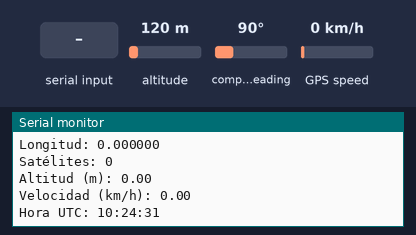
Simulated run of this program. Board: Arduino Uno, built with avr-gcc and run on an emulated ATmega328P. Parts: the last lines printed to the serial monitor. The test bench sets the inputs (shaded band); at power-on: altitude 120 m, compass heading 90°, GPS speed 0 km/h. The GPS gets a fix after 3 s at 37.7749, -122.4194 with 8 satellites.

Above: at 1.2 s.
1.3 s: altitude set to 20 m
At 2.8 s:
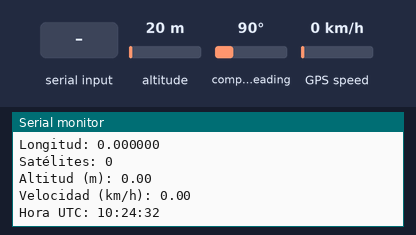
4.5 s: "1" received over the second serial link
At 4.9 s:
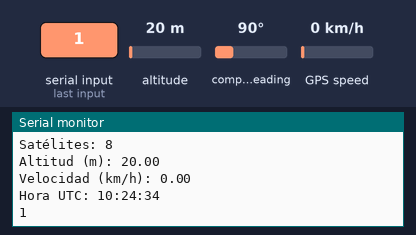
7.5 s: compass heading set to 269°
At 8.7 s:
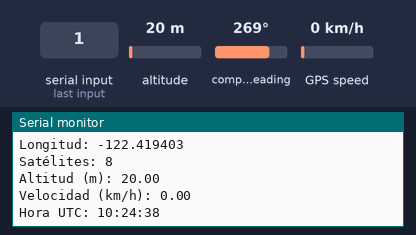
10.5 s: GPS speed set to 2 km/h
At 11.8 s:
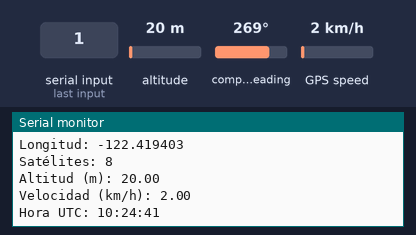
12.0 s: compass heading set to 7°
At 12.8 s:
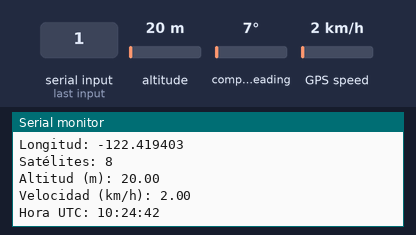
13.5 s: GPS speed set to 60 km/h
At 14.5 s:
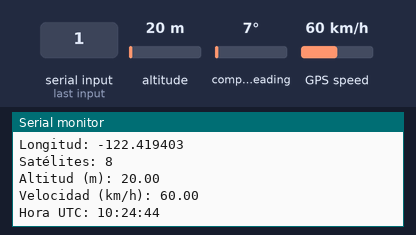
Timing chart, 0 to 16.5 s (numbered marks = the images above; inputs shaded):
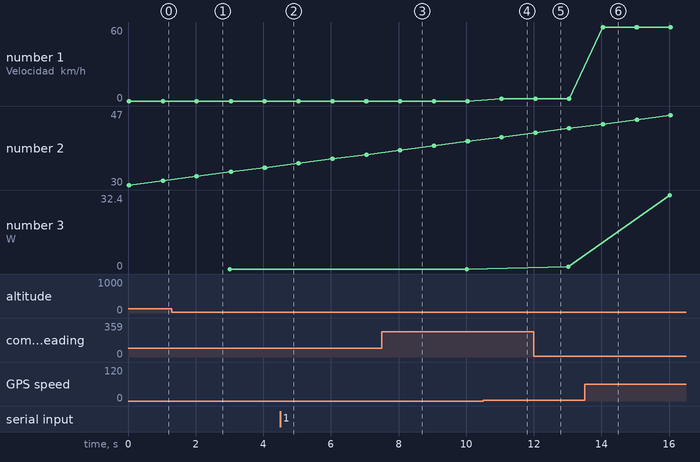

Measured:
- after the input at 1.3 s, the serial monitor: prints a new line after 0.73 s (image 1)
- after the input at 4.5 s, the serial monitor: prints a new line at once (image 2)
- after the input at 7.5 s, the serial monitor: prints a new line after 0.51 s (image 3)
- after the input at 10.5 s, the serial monitor: prints a new line after 0.51 s (image 4)
- after the input at 12.0 s, the serial monitor: prints a new line at once (image 5)
- after the input at 13.5 s, the serial monitor: prints a new line after 0.51 s (image 6)
- plotted number 1: 0 → 2 after the input at 10.5 s, 2 → 60 after the input at 13.5 s
- plotted number 3: 1.08 → 32.4 after the input at 13.5 s

The program:

main.cpp
```cpp
#include <Arduino.h>
#include <TinyGPS++.h>

#include <SoftwareSerial.h>

// Pines para comunicación GPS
#define RXPin 4  // GPS TX -> Arduino RX
#define TXPin 3  // GPS RX -> Arduino TX

SoftwareSerial gpsSerial(RXPin, TXPin);
TinyGPSPlus gps;

void setup() {
  Serial.begin(115200);       // Monitor Serial
  gpsSerial.begin(9600);    // Velocidad típica del Quectel L86
  Serial.println("Iniciando GPS Quectel L86...");
}

void loop() {
  while (gpsSerial.available() > 0) {
    char c = gpsSerial.read();

    Serial.write(c);

    if (gps.encode(c)){  // Procesa los datos NMEA
      Serial.print("Latitud: ");
      Serial.println(gps.location.lat(), 6);

      Serial.print("Longitud: ");
      Serial.println(gps.location.lng(), 6);

      Serial.print("Satélites: ");
      Serial.println(gps.satellites.value());

      Serial.print("Altitud (m): ");
      Serial.println(gps.altitude.meters());

      Serial.print("Velocidad (km/h): ");
      Serial.println(gps.speed.kmph());

      char buffer[20];
      sprintf(buffer, "%02d:%02d:%02d",
                  gps.time.hour(),
                  gps.time.minute(),
                  gps.time.second());
      Serial.print("Hora UTC: ");
      Serial.println(buffer);
    }
    //delay(1000);

  }
}
```
